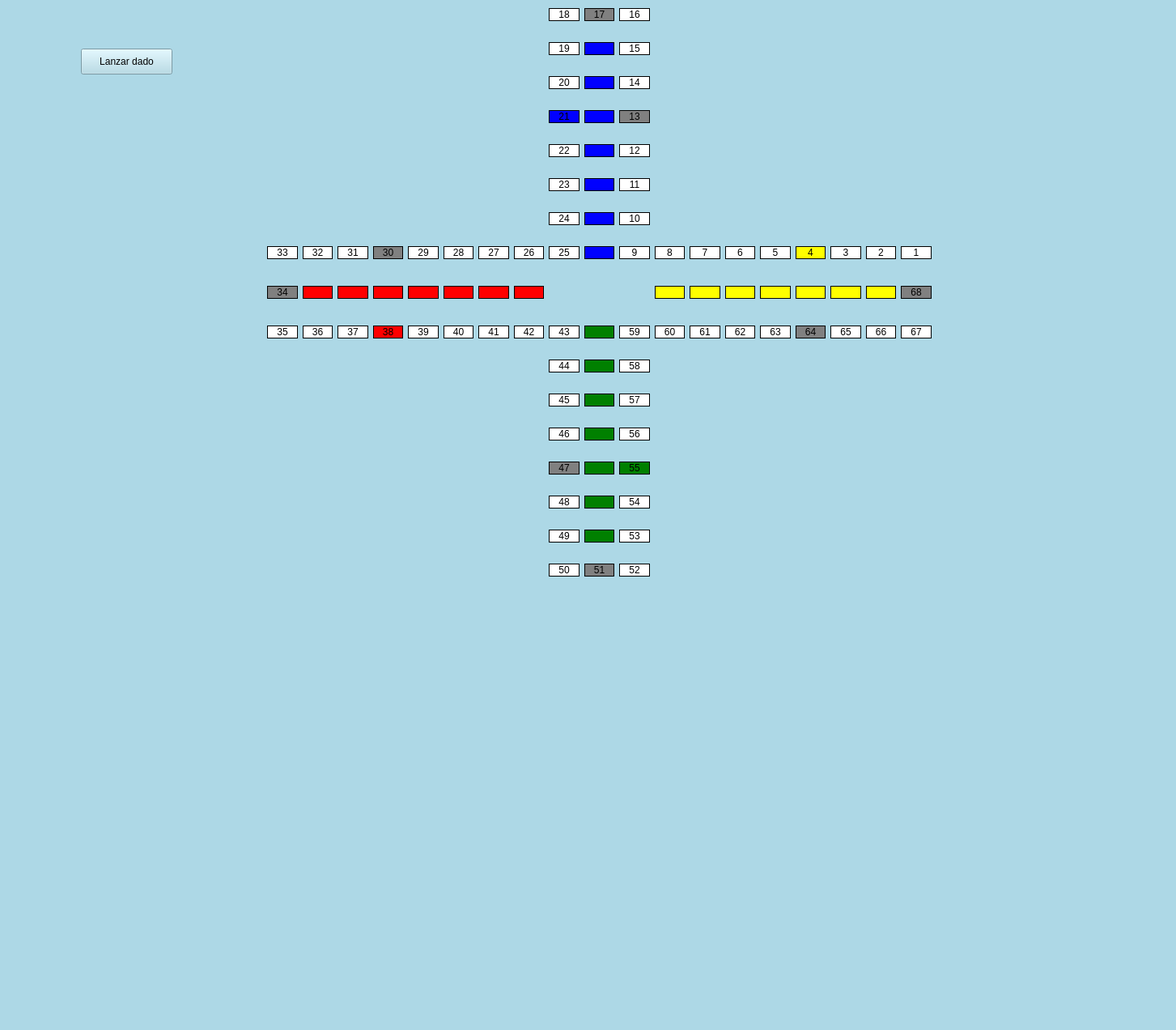
<?xml version="1.0" encoding="UTF-8"?>
<ui version="4.0">
 <class>MainWindow</class>
 <widget class="QMainWindow" name="MainWindow">
  <property name="geometry">
   <rect>
    <x>0</x>
    <y>0</y>
    <width>1453</width>
    <height>1272</height>
   </rect>
  </property>
  <property name="windowTitle">
   <string>MainWindow</string>
  </property>
  <property name="styleSheet">
   <string notr="true">background-color: #ADD8E6</string>
  </property>
  <widget class="QWidget" name="centralwidget">
   <widget class="QWidget" name="gridLayoutWidget">
    <property name="geometry">
     <rect>
      <x>330</x>
      <y>-10</y>
      <width>821</width>
      <height>751</height>
     </rect>
    </property>
    <layout class="QGridLayout" name="gridLayout" rowstretch="0,0,0,0,0,0,0,0,0,0,0,0,0,0,0,0,0,0,0,0,0,0,0,0,0,0">
     <item row="11" column="9">
      <widget class="QPushButton" name="finalVerde7">
       <property name="styleSheet">
        <string notr="true">background-color: green;
border: 1px solid black;</string>
       </property>
       <property name="text">
        <string/>
       </property>
      </widget>
     </item>
     <item row="24" column="10">
      <widget class="QPushButton" name="casilla53">
       <property name="styleSheet">
        <string notr="true">background-color: white;
border: 1px solid black;
color: black;</string>
       </property>
       <property name="text">
        <string>53</string>
       </property>
      </widget>
     </item>
     <item row="11" column="2">
      <widget class="QPushButton" name="casilla37">
       <property name="styleSheet">
        <string notr="true">background-color: white;
border: 1px solid black;
color: black;</string>
       </property>
       <property name="text">
        <string>37</string>
       </property>
      </widget>
     </item>
     <item row="7" column="10">
      <widget class="QPushButton" name="casilla10">
       <property name="styleSheet">
        <string notr="true">background-color: white;
border: 1px solid black;
color: black;</string>
       </property>
       <property name="text">
        <string>10</string>
       </property>
      </widget>
     </item>
     <item row="19" column="10">
      <widget class="QPushButton" name="casilla58">
       <property name="styleSheet">
        <string notr="true">background-color: white;
border: 1px solid black;
color: black;</string>
       </property>
       <property name="text">
        <string>58</string>
       </property>
      </widget>
     </item>
     <item row="25" column="9">
      <widget class="QPushButton" name="casilla51">
       <property name="styleSheet">
        <string notr="true">background-color: grey;
border: 1px solid black;</string>
       </property>
       <property name="text">
        <string>51</string>
       </property>
      </widget>
     </item>
     <item row="9" column="5">
      <widget class="QPushButton" name="casilla28">
       <property name="minimumSize">
        <size>
         <width>30</width>
         <height>0</height>
        </size>
       </property>
       <property name="styleSheet">
        <string notr="true">background-color: white;
border: 1px solid black;
color: black;</string>
       </property>
       <property name="text">
        <string>28</string>
       </property>
      </widget>
     </item>
     <item row="19" column="8">
      <widget class="QPushButton" name="casilla44">
       <property name="styleSheet">
        <string notr="true">background-color: white;
border: 1px solid black;
color: black;</string>
       </property>
       <property name="text">
        <string>44</string>
       </property>
      </widget>
     </item>
     <item row="24" column="8">
      <widget class="QPushButton" name="casilla49">
       <property name="styleSheet">
        <string notr="true">background-color: white;
border: 1px solid black;
color: black;</string>
       </property>
       <property name="text">
        <string>49</string>
       </property>
      </widget>
     </item>
     <item row="23" column="10">
      <widget class="QPushButton" name="casilla54">
       <property name="styleSheet">
        <string notr="true">background-color: white;
border: 1px solid black;
color: black;</string>
       </property>
       <property name="text">
        <string>54</string>
       </property>
      </widget>
     </item>
     <item row="21" column="8">
      <widget class="QPushButton" name="casilla46">
       <property name="styleSheet">
        <string notr="true">background-color: white;
border: 1px solid black;
color: black;</string>
       </property>
       <property name="text">
        <string>46</string>
       </property>
      </widget>
     </item>
     <item row="9" column="6">
      <widget class="QPushButton" name="casilla27">
       <property name="minimumSize">
        <size>
         <width>30</width>
         <height>0</height>
        </size>
       </property>
       <property name="styleSheet">
        <string notr="true">background-color: white;
border: 1px solid black;
color: black;</string>
       </property>
       <property name="text">
        <string>27</string>
       </property>
      </widget>
     </item>
     <item row="9" column="3">
      <widget class="QPushButton" name="casilla30">
       <property name="minimumSize">
        <size>
         <width>30</width>
         <height>0</height>
        </size>
       </property>
       <property name="styleSheet">
        <string notr="true">background-color: grey;
border: 1px solid black;</string>
       </property>
       <property name="text">
        <string>30</string>
       </property>
      </widget>
     </item>
     <item row="11" column="1">
      <widget class="QPushButton" name="casilla36">
       <property name="styleSheet">
        <string notr="true">background-color: white;
border: 1px solid black;
color: black;</string>
       </property>
       <property name="text">
        <string>36</string>
       </property>
      </widget>
     </item>
     <item row="11" column="5">
      <widget class="QPushButton" name="casilla40">
       <property name="styleSheet">
        <string notr="true">background-color: white;
border: 1px solid black;
color: black;</string>
       </property>
       <property name="text">
        <string>40</string>
       </property>
      </widget>
     </item>
     <item row="21" column="10">
      <widget class="QPushButton" name="casilla56">
       <property name="styleSheet">
        <string notr="true">background-color: white;
border: 1px solid black;
color: black;</string>
       </property>
       <property name="text">
        <string>56</string>
       </property>
      </widget>
     </item>
     <item row="22" column="10">
      <widget class="QPushButton" name="casilla55">
       <property name="styleSheet">
        <string notr="true">background-color: green;
border: 1px solid black;</string>
       </property>
       <property name="text">
        <string>55</string>
       </property>
      </widget>
     </item>
     <item row="22" column="8">
      <widget class="QPushButton" name="casilla47">
       <property name="styleSheet">
        <string notr="true">background-color: grey;
border: 1px solid black;</string>
       </property>
       <property name="text">
        <string>47</string>
       </property>
      </widget>
     </item>
     <item row="20" column="8">
      <widget class="QPushButton" name="casilla45">
       <property name="styleSheet">
        <string notr="true">background-color: white;
border: 1px solid black;
color: black;</string>
       </property>
       <property name="text">
        <string>45</string>
       </property>
      </widget>
     </item>
     <item row="2" column="8">
      <widget class="QPushButton" name="casilla19">
       <property name="styleSheet">
        <string notr="true">background-color: white;
border: 1px solid black;
color: black;</string>
       </property>
       <property name="text">
        <string>19</string>
       </property>
      </widget>
     </item>
     <item row="9" column="0">
      <widget class="QPushButton" name="casilla33">
       <property name="minimumSize">
        <size>
         <width>30</width>
         <height>0</height>
        </size>
       </property>
       <property name="styleSheet">
        <string notr="true">background-color: white;
border: 1px solid black;
color: black;</string>
       </property>
       <property name="text">
        <string>33</string>
       </property>
      </widget>
     </item>
     <item row="9" column="17">
      <widget class="QPushButton" name="casilla2">
       <property name="styleSheet">
        <string notr="true">background-color: white;
border: 1px solid black;
color: black;</string>
       </property>
       <property name="text">
        <string>2</string>
       </property>
      </widget>
     </item>
     <item row="11" column="8">
      <widget class="QPushButton" name="casilla43">
       <property name="styleSheet">
        <string notr="true">background-color: white;
border: 1px solid black;
color: black;</string>
       </property>
       <property name="text">
        <string>43</string>
       </property>
      </widget>
     </item>
     <item row="11" column="13">
      <widget class="QPushButton" name="casilla62">
       <property name="styleSheet">
        <string notr="true">background-color: white;
border: 1px solid black;
color: black;</string>
       </property>
       <property name="text">
        <string>62</string>
       </property>
      </widget>
     </item>
     <item row="9" column="8">
      <widget class="QPushButton" name="casilla25">
       <property name="minimumSize">
        <size>
         <width>30</width>
         <height>0</height>
        </size>
       </property>
       <property name="styleSheet">
        <string notr="true">background-color: white;
border: 1px solid black;
color: black;</string>
       </property>
       <property name="text">
        <string>25</string>
       </property>
      </widget>
     </item>
     <item row="1" column="8">
      <widget class="QPushButton" name="casilla18">
       <property name="styleSheet">
        <string notr="true">background-color: white;
border: 1px solid black;
color: black;</string>
       </property>
       <property name="text">
        <string>18</string>
       </property>
      </widget>
     </item>
     <item row="9" column="10">
      <widget class="QPushButton" name="casilla9">
       <property name="minimumSize">
        <size>
         <width>30</width>
         <height>0</height>
        </size>
       </property>
       <property name="styleSheet">
        <string notr="true">background-color: white;
border: 1px solid black;
color: black;</string>
       </property>
       <property name="text">
        <string>9</string>
       </property>
      </widget>
     </item>
     <item row="3" column="10">
      <widget class="QPushButton" name="casilla14">
       <property name="styleSheet">
        <string notr="true">background-color: white;
border: 1px solid black;
color: black;</string>
       </property>
       <property name="text">
        <string>14</string>
       </property>
      </widget>
     </item>
     <item row="9" column="16">
      <widget class="QPushButton" name="casilla3">
       <property name="styleSheet">
        <string notr="true">background-color: white;
border: 1px solid black;
color: black;</string>
       </property>
       <property name="text">
        <string>3</string>
       </property>
      </widget>
     </item>
     <item row="10" column="18">
      <widget class="QPushButton" name="casilla68">
       <property name="styleSheet">
        <string notr="true">background-color: grey;
border: 1px solid black;</string>
       </property>
       <property name="text">
        <string>68</string>
       </property>
      </widget>
     </item>
     <item row="9" column="15">
      <widget class="QPushButton" name="casilla4">
       <property name="styleSheet">
        <string notr="true">background-color: yellow;
border: 1px solid black;
color: black;</string>
       </property>
       <property name="text">
        <string>4</string>
       </property>
      </widget>
     </item>
     <item row="9" column="11">
      <widget class="QPushButton" name="casilla8">
       <property name="minimumSize">
        <size>
         <width>30</width>
         <height>0</height>
        </size>
       </property>
       <property name="styleSheet">
        <string notr="true">background-color: white;
border: 1px solid black;
color: black;</string>
       </property>
       <property name="text">
        <string>8</string>
       </property>
      </widget>
     </item>
     <item row="3" column="8">
      <widget class="QPushButton" name="casilla20">
       <property name="styleSheet">
        <string notr="true">background-color: white;
border: 1px solid black;
color: black;</string>
       </property>
       <property name="text">
        <string>20</string>
       </property>
      </widget>
     </item>
     <item row="6" column="10">
      <widget class="QPushButton" name="casilla11">
       <property name="styleSheet">
        <string notr="true">background-color: white;
border: 1px solid black;
color: black;</string>
       </property>
       <property name="text">
        <string>11</string>
       </property>
      </widget>
     </item>
     <item row="10" column="9">
      <widget class="QPushButton" name="llagada">
       <property name="minimumSize">
        <size>
         <width>30</width>
         <height>30</height>
        </size>
       </property>
       <property name="styleSheet">
        <string notr="true">border: none;</string>
       </property>
       <property name="text">
        <string/>
       </property>
       <property name="icon">
        <iconset>
         <normaloff>llegada.png</normaloff>llegada.png</iconset>
       </property>
       <property name="iconSize">
        <size>
         <width>50</width>
         <height>50</height>
        </size>
       </property>
      </widget>
     </item>
     <item row="1" column="12" rowspan="7" colspan="7">
      <widget class="QPushButton" name="casaAmarillo">
       <property name="styleSheet">
        <string notr="true">border: none;</string>
       </property>
       <property name="text">
        <string/>
       </property>
       <property name="icon">
        <iconset>
         <normaloff>casillaAmarillo.png</normaloff>casillaAmarillo.png</iconset>
       </property>
       <property name="iconSize">
        <size>
         <width>300</width>
         <height>300</height>
        </size>
       </property>
      </widget>
     </item>
     <item row="19" column="12" rowspan="7" colspan="7">
      <widget class="QPushButton" name="casaVerde">
       <property name="styleSheet">
        <string notr="true">border: none;</string>
       </property>
       <property name="text">
        <string/>
       </property>
       <property name="icon">
        <iconset>
         <normaloff>casillaVerde.png</normaloff>casillaVerde.png</iconset>
       </property>
       <property name="iconSize">
        <size>
         <width>300</width>
         <height>300</height>
        </size>
       </property>
      </widget>
     </item>
     <item row="19" column="0" rowspan="7" colspan="7">
      <widget class="QPushButton" name="casaRoja">
       <property name="styleSheet">
        <string notr="true">border: none;</string>
       </property>
       <property name="text">
        <string/>
       </property>
       <property name="icon">
        <iconset>
         <normaloff>casillaRoja.png</normaloff>casillaRoja.png</iconset>
       </property>
       <property name="iconSize">
        <size>
         <width>300</width>
         <height>300</height>
        </size>
       </property>
      </widget>
     </item>
     <item row="9" column="1">
      <widget class="QPushButton" name="casilla32">
       <property name="minimumSize">
        <size>
         <width>30</width>
         <height>0</height>
        </size>
       </property>
       <property name="styleSheet">
        <string notr="true">background-color: white;
border: 1px solid black;
color: black;</string>
       </property>
       <property name="text">
        <string>32</string>
       </property>
      </widget>
     </item>
     <item row="11" column="6">
      <widget class="QPushButton" name="casilla41">
       <property name="styleSheet">
        <string notr="true">background-color: white;
border: 1px solid black;
color: black;</string>
       </property>
       <property name="text">
        <string>41</string>
       </property>
      </widget>
     </item>
     <item row="11" column="14">
      <widget class="QPushButton" name="casilla63">
       <property name="styleSheet">
        <string notr="true">background-color: white;
border: 1px solid black;
color: black;</string>
       </property>
       <property name="text">
        <string>63</string>
       </property>
      </widget>
     </item>
     <item row="11" column="18">
      <widget class="QPushButton" name="casilla67">
       <property name="styleSheet">
        <string notr="true">background-color: white;
border: 1px solid black;
color: black;</string>
       </property>
       <property name="text">
        <string>67</string>
       </property>
      </widget>
     </item>
     <item row="11" column="0">
      <widget class="QPushButton" name="casilla35">
       <property name="styleSheet">
        <string notr="true">background-color: white;
border: 1px solid black;
color: black;</string>
       </property>
       <property name="text">
        <string>35</string>
       </property>
      </widget>
     </item>
     <item row="6" column="8">
      <widget class="QPushButton" name="casilla23">
       <property name="styleSheet">
        <string notr="true">background-color: white;
border: 1px solid black;
color: black;</string>
       </property>
       <property name="text">
        <string>23</string>
       </property>
      </widget>
     </item>
     <item row="20" column="10">
      <widget class="QPushButton" name="casilla57">
       <property name="styleSheet">
        <string notr="true">background-color: white;
border: 1px solid black;
color: black;</string>
       </property>
       <property name="text">
        <string>57</string>
       </property>
      </widget>
     </item>
     <item row="9" column="4">
      <widget class="QPushButton" name="casilla29">
       <property name="minimumSize">
        <size>
         <width>30</width>
         <height>0</height>
        </size>
       </property>
       <property name="styleSheet">
        <string notr="true">background-color: white;
border: 1px solid black;
color: black;</string>
       </property>
       <property name="text">
        <string>29</string>
       </property>
      </widget>
     </item>
     <item row="25" column="10">
      <widget class="QPushButton" name="casilla52">
       <property name="styleSheet">
        <string notr="true">background-color: white;
border: 1px solid black;
color: black;</string>
       </property>
       <property name="text">
        <string>52</string>
       </property>
      </widget>
     </item>
     <item row="2" column="9">
      <widget class="QPushButton" name="finalAzul1">
       <property name="styleSheet">
        <string notr="true">background-color: blue;
border: 1px solid black;</string>
       </property>
       <property name="text">
        <string/>
       </property>
      </widget>
     </item>
     <item row="3" column="9">
      <widget class="QPushButton" name="finalAzul2">
       <property name="styleSheet">
        <string notr="true">background-color: blue;
border: 1px solid black;</string>
       </property>
       <property name="text">
        <string/>
       </property>
      </widget>
     </item>
     <item row="6" column="9">
      <widget class="QPushButton" name="finalAzul5">
       <property name="styleSheet">
        <string notr="true">background-color: blue;
border: 1px solid black;</string>
       </property>
       <property name="text">
        <string/>
       </property>
      </widget>
     </item>
     <item row="4" column="9">
      <widget class="QPushButton" name="finalAzul3">
       <property name="styleSheet">
        <string notr="true">background-color: blue;
border: 1px solid black;</string>
       </property>
       <property name="text">
        <string/>
       </property>
      </widget>
     </item>
     <item row="5" column="9">
      <widget class="QPushButton" name="finalAzul4">
       <property name="styleSheet">
        <string notr="true">background-color: blue;
border: 1px solid black;</string>
       </property>
       <property name="text">
        <string/>
       </property>
      </widget>
     </item>
     <item row="7" column="9">
      <widget class="QPushButton" name="finalAzul6">
       <property name="styleSheet">
        <string notr="true">background-color: blue;
border: 1px solid black;</string>
       </property>
       <property name="text">
        <string/>
       </property>
      </widget>
     </item>
     <item row="9" column="9">
      <widget class="QPushButton" name="finalAzul7">
       <property name="minimumSize">
        <size>
         <width>30</width>
         <height>0</height>
        </size>
       </property>
       <property name="styleSheet">
        <string notr="true">background-color: blue;
border: 1px solid black;</string>
       </property>
       <property name="text">
        <string/>
       </property>
      </widget>
     </item>
     <item row="10" column="2">
      <widget class="QPushButton" name="finalRoja2">
       <property name="styleSheet">
        <string notr="true">background-color: red;
border: 1px solid black;</string>
       </property>
       <property name="text">
        <string/>
       </property>
      </widget>
     </item>
     <item row="10" column="1">
      <widget class="QPushButton" name="finalRoja1">
       <property name="styleSheet">
        <string notr="true">background-color: red;
border: 1px solid black;</string>
       </property>
       <property name="text">
        <string/>
       </property>
      </widget>
     </item>
     <item row="10" column="3">
      <widget class="QPushButton" name="finalRoja3">
       <property name="styleSheet">
        <string notr="true">background-color: red;
border: 1px solid black;</string>
       </property>
       <property name="text">
        <string/>
       </property>
      </widget>
     </item>
     <item row="10" column="4">
      <widget class="QPushButton" name="finalRoja4">
       <property name="styleSheet">
        <string notr="true">background-color: red;
border: 1px solid black;</string>
       </property>
       <property name="text">
        <string/>
       </property>
      </widget>
     </item>
     <item row="10" column="5">
      <widget class="QPushButton" name="finalRoja5">
       <property name="styleSheet">
        <string notr="true">background-color: red;
border: 1px solid black;</string>
       </property>
       <property name="text">
        <string/>
       </property>
      </widget>
     </item>
     <item row="10" column="6">
      <widget class="QPushButton" name="finalRoja6">
       <property name="styleSheet">
        <string notr="true">background-color: red;
border: 1px solid black;</string>
       </property>
       <property name="text">
        <string/>
       </property>
      </widget>
     </item>
     <item row="10" column="7">
      <widget class="QPushButton" name="finalRoja7">
       <property name="styleSheet">
        <string notr="true">background-color: red;
border: 1px solid black;</string>
       </property>
       <property name="text">
        <string/>
       </property>
      </widget>
     </item>
     <item row="10" column="17">
      <widget class="QPushButton" name="finalAmarillo1">
       <property name="styleSheet">
        <string notr="true">background-color: yellow;
border: 1px solid black;</string>
       </property>
       <property name="text">
        <string/>
       </property>
      </widget>
     </item>
     <item row="10" column="16">
      <widget class="QPushButton" name="finalAmarillo2">
       <property name="styleSheet">
        <string notr="true">background-color: yellow;
border: 1px solid black;</string>
       </property>
       <property name="text">
        <string/>
       </property>
      </widget>
     </item>
     <item row="10" column="15">
      <widget class="QPushButton" name="finalAmarillo3">
       <property name="styleSheet">
        <string notr="true">background-color: yellow;
border: 1px solid black;</string>
       </property>
       <property name="text">
        <string/>
       </property>
      </widget>
     </item>
     <item row="10" column="13">
      <widget class="QPushButton" name="finalAmarillo5">
       <property name="styleSheet">
        <string notr="true">background-color: yellow;
border: 1px solid black;</string>
       </property>
       <property name="text">
        <string/>
       </property>
      </widget>
     </item>
     <item row="10" column="12">
      <widget class="QPushButton" name="finalAmarillo6">
       <property name="styleSheet">
        <string notr="true">background-color: yellow;
border: 1px solid black;</string>
       </property>
       <property name="text">
        <string/>
       </property>
      </widget>
     </item>
     <item row="10" column="11">
      <widget class="QPushButton" name="finalAmarillo7">
       <property name="styleSheet">
        <string notr="true">background-color: yellow;
border: 1px solid black;</string>
       </property>
       <property name="text">
        <string/>
       </property>
      </widget>
     </item>
     <item row="20" column="9">
      <widget class="QPushButton" name="finalVerde5">
       <property name="styleSheet">
        <string notr="true">background-color: green;
border: 1px solid black;</string>
       </property>
       <property name="text">
        <string/>
       </property>
      </widget>
     </item>
     <item row="21" column="9">
      <widget class="QPushButton" name="finalVerde4">
       <property name="styleSheet">
        <string notr="true">background-color: green;
border: 1px solid black;</string>
       </property>
       <property name="text">
        <string/>
       </property>
      </widget>
     </item>
     <item row="22" column="9">
      <widget class="QPushButton" name="finalVerde3">
       <property name="styleSheet">
        <string notr="true">background-color: green;
border: 1px solid black;</string>
       </property>
       <property name="text">
        <string/>
       </property>
      </widget>
     </item>
     <item row="23" column="9">
      <widget class="QPushButton" name="finalVerde2">
       <property name="styleSheet">
        <string notr="true">background-color: green;
border: 1px solid black;</string>
       </property>
       <property name="text">
        <string/>
       </property>
      </widget>
     </item>
     <item row="24" column="9">
      <widget class="QPushButton" name="finalVerde1">
       <property name="styleSheet">
        <string notr="true">background-color: green;
border: 1px solid black;</string>
       </property>
       <property name="text">
        <string/>
       </property>
      </widget>
     </item>
     <item row="1" column="9">
      <widget class="QPushButton" name="casilla17">
       <property name="minimumSize">
        <size>
         <width>30</width>
         <height>0</height>
        </size>
       </property>
       <property name="styleSheet">
        <string notr="true">background-color: grey;
border: 1px solid black;</string>
       </property>
       <property name="text">
        <string>17</string>
       </property>
      </widget>
     </item>
     <item row="10" column="14">
      <widget class="QPushButton" name="finalAmarillo4">
       <property name="styleSheet">
        <string notr="true">background-color: yellow;
border: 1px solid black;</string>
       </property>
       <property name="text">
        <string/>
       </property>
      </widget>
     </item>
     <item row="19" column="9">
      <widget class="QPushButton" name="finalVerde6">
       <property name="styleSheet">
        <string notr="true">background-color: green;
border: 1px solid black;</string>
       </property>
       <property name="text">
        <string/>
       </property>
      </widget>
     </item>
     <item row="2" column="10">
      <widget class="QPushButton" name="casilla15">
       <property name="styleSheet">
        <string notr="true">background-color: white;
border: 1px solid black;
color: black;</string>
       </property>
       <property name="text">
        <string>15</string>
       </property>
      </widget>
     </item>
     <item row="4" column="8">
      <widget class="QPushButton" name="casilla21">
       <property name="styleSheet">
        <string notr="true">background-color: blue;
border: 1px solid black;</string>
       </property>
       <property name="text">
        <string>21</string>
       </property>
      </widget>
     </item>
     <item row="5" column="8">
      <widget class="QPushButton" name="casilla22">
       <property name="styleSheet">
        <string notr="true">background-color: white;
border: 1px solid black;
color: black;</string>
       </property>
       <property name="text">
        <string>22</string>
       </property>
      </widget>
     </item>
     <item row="9" column="14">
      <widget class="QPushButton" name="casilla5">
       <property name="styleSheet">
        <string notr="true">background-color: white;
border: 1px solid black;
color: black;</string>
       </property>
       <property name="text">
        <string>5</string>
       </property>
      </widget>
     </item>
     <item row="9" column="18">
      <widget class="QPushButton" name="casilla1">
       <property name="styleSheet">
        <string notr="true">background-color: white;
border: 1px solid black;
color: black;</string>
       </property>
       <property name="text">
        <string>1</string>
       </property>
      </widget>
     </item>
     <item row="4" column="10">
      <widget class="QPushButton" name="casilla13">
       <property name="styleSheet">
        <string notr="true">background-color: grey;
border: 1px solid black;</string>
       </property>
       <property name="text">
        <string>13</string>
       </property>
      </widget>
     </item>
     <item row="5" column="10">
      <widget class="QPushButton" name="casilla12">
       <property name="styleSheet">
        <string notr="true">background-color: white;
border: 1px solid black;
color: black;</string>
       </property>
       <property name="text">
        <string>12</string>
       </property>
      </widget>
     </item>
     <item row="7" column="8">
      <widget class="QPushButton" name="casilla24">
       <property name="styleSheet">
        <string notr="true">background-color: white;
border: 1px solid black;
color: black;</string>
       </property>
       <property name="text">
        <string>24</string>
       </property>
      </widget>
     </item>
     <item row="9" column="12">
      <widget class="QPushButton" name="casilla7">
       <property name="styleSheet">
        <string notr="true">background-color: white;
border: 1px solid black;
color: black;</string>
       </property>
       <property name="text">
        <string>7</string>
       </property>
      </widget>
     </item>
     <item row="9" column="13">
      <widget class="QPushButton" name="casilla6">
       <property name="styleSheet">
        <string notr="true">background-color: white;
border: 1px solid black;
color: black;</string>
       </property>
       <property name="text">
        <string>6</string>
       </property>
      </widget>
     </item>
     <item row="11" column="15">
      <widget class="QPushButton" name="casilla64">
       <property name="styleSheet">
        <string notr="true">background-color: grey;
border: 1px solid black;</string>
       </property>
       <property name="text">
        <string>64</string>
       </property>
      </widget>
     </item>
     <item row="11" column="12">
      <widget class="QPushButton" name="casilla61">
       <property name="styleSheet">
        <string notr="true">background-color: white;
border: 1px solid black;
color: black;</string>
       </property>
       <property name="text">
        <string>61</string>
       </property>
      </widget>
     </item>
     <item row="11" column="11">
      <widget class="QPushButton" name="casilla60">
       <property name="minimumSize">
        <size>
         <width>30</width>
         <height>0</height>
        </size>
       </property>
       <property name="styleSheet">
        <string notr="true">background-color: white;
border: 1px solid black;
color: black;</string>
       </property>
       <property name="text">
        <string>60</string>
       </property>
      </widget>
     </item>
     <item row="11" column="17">
      <widget class="QPushButton" name="casilla66">
       <property name="styleSheet">
        <string notr="true">background-color: white;
border: 1px solid black;
color: black;</string>
       </property>
       <property name="text">
        <string>66</string>
       </property>
      </widget>
     </item>
     <item row="11" column="16">
      <widget class="QPushButton" name="casilla65">
       <property name="styleSheet">
        <string notr="true">background-color: white;
border: 1px solid black;
color: black;</string>
       </property>
       <property name="text">
        <string>65</string>
       </property>
      </widget>
     </item>
     <item row="1" column="10">
      <widget class="QPushButton" name="casilla16">
       <property name="styleSheet">
        <string notr="true">background-color: white;
border: 1px solid black;
color: black;</string>
       </property>
       <property name="text">
        <string>16</string>
       </property>
      </widget>
     </item>
     <item row="10" column="0">
      <widget class="QPushButton" name="casilla34">
       <property name="styleSheet">
        <string notr="true">background-color: grey;
border: 1px solid black;</string>
       </property>
       <property name="text">
        <string>34</string>
       </property>
      </widget>
     </item>
     <item row="11" column="10">
      <widget class="QPushButton" name="casilla59">
       <property name="styleSheet">
        <string notr="true">background-color: white;
border: 1px solid black;
color: black;</string>
       </property>
       <property name="text">
        <string>59</string>
       </property>
      </widget>
     </item>
     <item row="9" column="2">
      <widget class="QPushButton" name="casilla31">
       <property name="minimumSize">
        <size>
         <width>30</width>
         <height>0</height>
        </size>
       </property>
       <property name="styleSheet">
        <string notr="true">background-color: white;
border: 1px solid black;
color: black;</string>
       </property>
       <property name="text">
        <string>31</string>
       </property>
      </widget>
     </item>
     <item row="9" column="7">
      <widget class="QPushButton" name="casilla26">
       <property name="enabled">
        <bool>true</bool>
       </property>
       <property name="minimumSize">
        <size>
         <width>30</width>
         <height>0</height>
        </size>
       </property>
       <property name="styleSheet">
        <string notr="true">background-color: white;
border: 1px solid black;
color: black;</string>
       </property>
       <property name="text">
        <string>26</string>
       </property>
      </widget>
     </item>
     <item row="11" column="7">
      <widget class="QPushButton" name="casilla42">
       <property name="styleSheet">
        <string notr="true">background-color: white;
border: 1px solid black;
color: black;</string>
       </property>
       <property name="text">
        <string>42</string>
       </property>
      </widget>
     </item>
     <item row="23" column="8">
      <widget class="QPushButton" name="casilla48">
       <property name="styleSheet">
        <string notr="true">background-color: white;
border: 1px solid black;
color: black;</string>
       </property>
       <property name="text">
        <string>48</string>
       </property>
      </widget>
     </item>
     <item row="11" column="3">
      <widget class="QPushButton" name="casilla38">
       <property name="styleSheet">
        <string notr="true">background-color: red;
border: 1px solid black;</string>
       </property>
       <property name="text">
        <string>38</string>
       </property>
      </widget>
     </item>
     <item row="25" column="8">
      <widget class="QPushButton" name="casilla50">
       <property name="styleSheet">
        <string notr="true">background-color: white;
border: 1px solid black;
color: black;</string>
       </property>
       <property name="text">
        <string>50</string>
       </property>
      </widget>
     </item>
     <item row="11" column="4">
      <widget class="QPushButton" name="casilla39">
       <property name="styleSheet">
        <string notr="true">background-color: white;
border: 1px solid black;
color: black;</string>
       </property>
       <property name="text">
        <string>39</string>
       </property>
      </widget>
     </item>
     <item row="1" column="0" rowspan="7" colspan="7">
      <widget class="QPushButton" name="casaAzul">
       <property name="styleSheet">
        <string notr="true">border: none;</string>
       </property>
       <property name="text">
        <string/>
       </property>
       <property name="icon">
        <iconset>
         <normaloff>casillaAzul.png</normaloff>casillaAzul.png</iconset>
       </property>
       <property name="iconSize">
        <size>
         <width>300</width>
         <height>300</height>
        </size>
       </property>
      </widget>
     </item>
    </layout>
   </widget>
   <widget class="QPushButton" name="btnLanzarDado">
    <property name="geometry">
     <rect>
      <x>100</x>
      <y>60</y>
      <width>113</width>
      <height>32</height>
     </rect>
    </property>
    <property name="text">
     <string>Lanzar dado</string>
    </property>
   </widget>
   <widget class="QLabel" name="labelResultadoDado">
    <property name="geometry">
     <rect>
      <x>120</x>
      <y>110</y>
      <width>60</width>
      <height>16</height>
     </rect>
    </property>
    <property name="text">
     <string/>
    </property>
   </widget>
  </widget>
  <widget class="QMenuBar" name="menubar">
   <property name="geometry">
    <rect>
     <x>0</x>
     <y>0</y>
     <width>1453</width>
     <height>24</height>
    </rect>
   </property>
  </widget>
  <widget class="QStatusBar" name="statusbar"/>
 </widget>
 <resources/>
 <connections/>
</ui>
